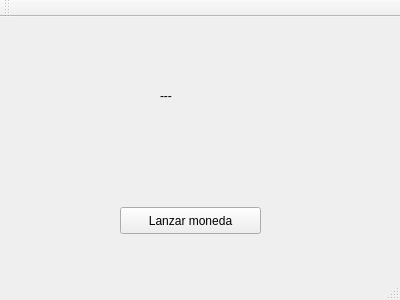
<?xml version="1.0" encoding="UTF-8"?>
<ui version="4.0">
 <class>MainWindow</class>
 <widget class="QMainWindow" name="MainWindow">
  <property name="geometry">
   <rect>
    <x>0</x>
    <y>0</y>
    <width>400</width>
    <height>300</height>
   </rect>
  </property>
  <property name="windowTitle">
   <string>MainWindow</string>
  </property>
  <widget class="QWidget" name="centralWidget">
   <widget class="QPushButton" name="pushButton">
    <property name="geometry">
     <rect>
      <x>120</x>
      <y>190</y>
      <width>141</width>
      <height>27</height>
     </rect>
    </property>
    <property name="text">
     <string>Lanzar moneda</string>
    </property>
   </widget>
   <widget class="QLabel" name="label">
    <property name="geometry">
     <rect>
      <x>160</x>
      <y>70</y>
      <width>67</width>
      <height>17</height>
     </rect>
    </property>
    <property name="text">
     <string>---</string>
    </property>
   </widget>
  </widget>
  <widget class="QMenuBar" name="menuBar">
   <property name="geometry">
    <rect>
     <x>0</x>
     <y>0</y>
     <width>400</width>
     <height>25</height>
    </rect>
   </property>
  </widget>
  <widget class="QToolBar" name="mainToolBar">
   <attribute name="toolBarArea">
    <enum>TopToolBarArea</enum>
   </attribute>
   <attribute name="toolBarBreak">
    <bool>false</bool>
   </attribute>
  </widget>
  <widget class="QStatusBar" name="statusBar"/>
 </widget>
 <layoutdefault spacing="6" margin="11"/>
 <resources/>
 <connections>
  <connection>
   <sender>pushButton</sender>
   <signal>clicked()</signal>
   <receiver>MainWindow</receiver>
   <slot>lanzarMoneda()</slot>
   <hints>
    <hint type="sourcelabel">
     <x>195</x>
     <y>235</y>
    </hint>
    <hint type="destinationlabel">
     <x>215</x>
     <y>177</y>
    </hint>
   </hints>
  </connection>
 </connections>
 <slots>
  <slot>lanzarMoneda()</slot>
 </slots>
</ui>
